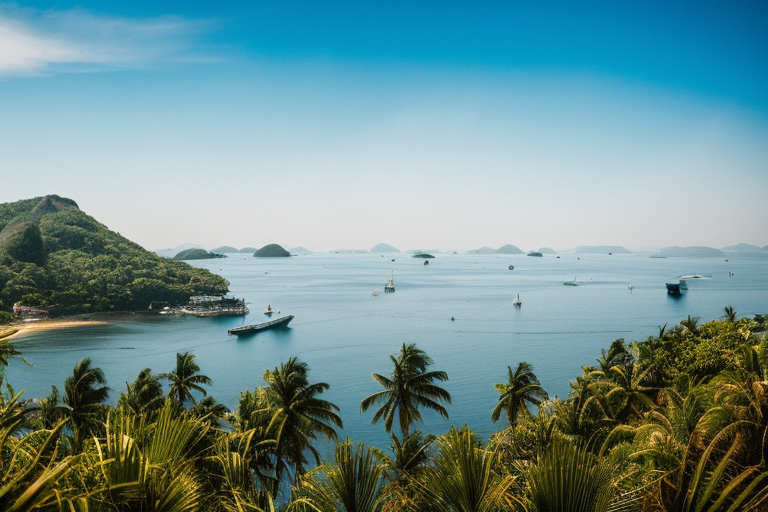
#> input picture assets/gallery/vigilante_01_004/png/vigilante_01_004_0003.png, 768 x 512 px, given in place of vigilante_01_004_0000.png, which was not available
$ python video-animation.py
#> lines starting #> are read from the running program, lines starting #| are printed output that depends on the picture
from PIL import Image, ImageDraw
import imageio
import os

def create_frame(depth, layers, initial_frame, folder, collection):
    # Set the dimensions of the final image
#> called with depth = 4, layers = 40, initial_frame = 0, folder = '../assets/gallery/vigilante_01_004', collection = 'vigilante_01_004'
    image_width, image_height = (768 + (layers * depth)), (512 + (layers * depth))

    # Create a blank image
    final_image = Image.new('RGBA', (image_width, image_height), color=(0, 0, 0, 0))
#> final_image: PIL image 928x672 RGBA; every value is 0
    draw = ImageDraw.Draw(final_image)

    # Define the starting position for the first image
    start_x, start_y = 0, 0

    # Create individual frame
    for i in range(layers):

        # Calculate loop
        if i < initial_frame:
            img_index = layers - (initial_frame - i)
        else:
            img_index = i - initial_frame

        # Load the current image
        file_counter  = f'{img_index:04d}'
        file_name     = f'{collection}_{file_counter}.png'
        current_image = Image.open(f'{folder}/png/{file_name}')
#> current_image is the input picture: PIL image 768x512 RGB; mean R, G, B 110.6, 144, 144.6

        # Calculate the position for the current image layer
        position = (start_x + i * depth, start_y + i * depth)

        # Paste the current image onto the final image
        final_image.paste(current_image, position)
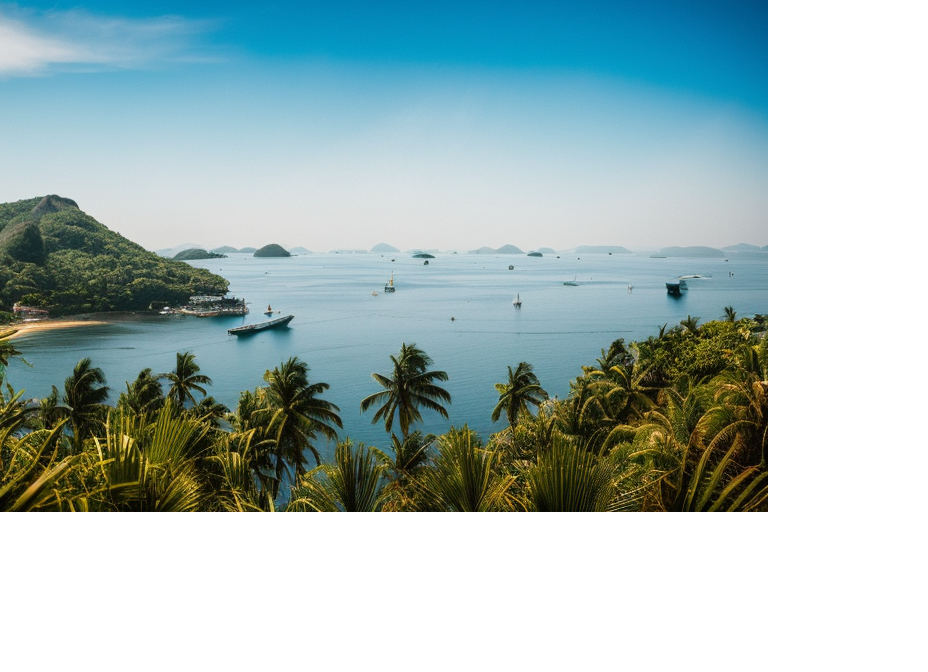
#> final_image: PIL image 928x672 RGBA; mean R, G, B, A 69.7, 90.8, 91.2, 160.8; transparent parts drawn white

    # Save or display the final image
    file_name = f'{folder}/animation/frames/frame_{initial_frame:04d}.png'
    final_image.save(file_name)
    return file_name


def create_video(frames, output_video):
    # Save the frames as a video
    imageio.mimsave(output_video, frames, format='webm', codec='vp9', fps = 10)


depth = 4
layers = 40
frames = []

collection = "vigilante_01_004"
folder = f"../assets/gallery/{collection}"

# Create output folder if it doesn't exist
if not os.path.exists(f"{folder}/animation"):
    os.makedirs(f"{folder}/animation")

if not os.path.exists(f"{folder}/animation/frames"):
    os.makedirs(f"{folder}/animation/frames")

# CREATE INDIVIDUAL FRAMES
for initial_frame in range(40):
#> (the run stopped early here; a loop or call above may not have finished)

$ run again, on assets/gallery/vigilante_01_004/png/vigilante_01_004_0024.png
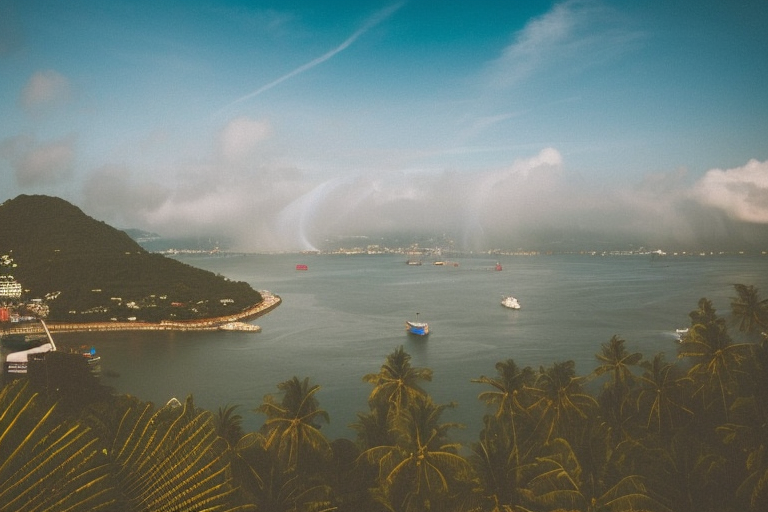
#> input picture assets/gallery/vigilante_01_004/png/vigilante_01_004_0024.png, 768 x 512 px, given in place of vigilante_01_004_0000.png, which was not available
#> in create_frame, current_image is the input picture: PIL image 768x512 RGB; mean R, G, B 110.1, 121.5, 114.7
#> in create_frame, `final_image.paste(current_image, position)`:
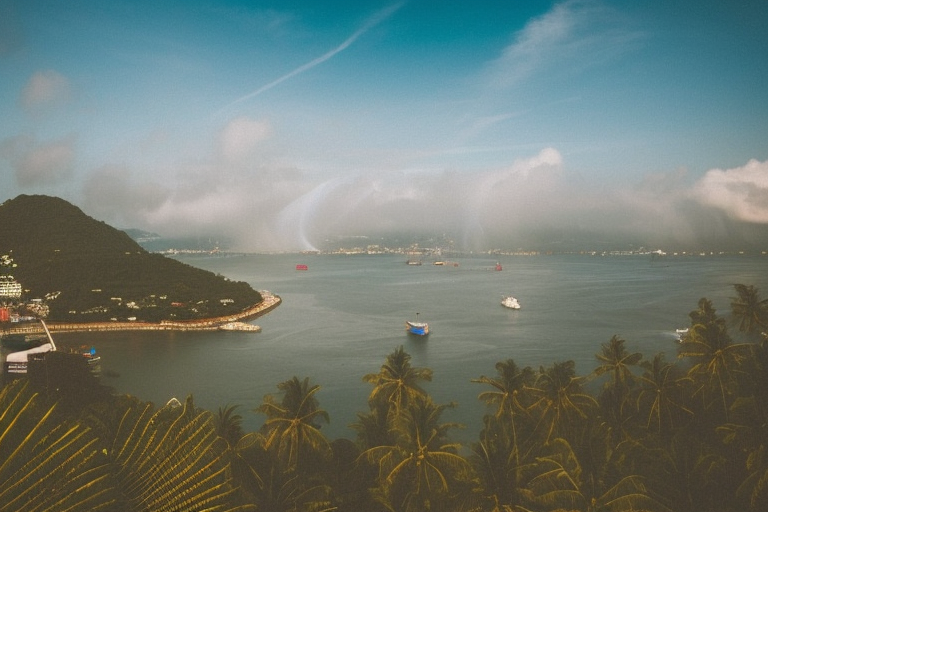
#> final_image: PIL image 928x672 RGBA; mean R, G, B, A 69.4, 76.6, 72.4, 160.8; transparent parts drawn white

$ run again, on assets/gallery/vigilante_01_004/png/vigilante_01_004_0028.png
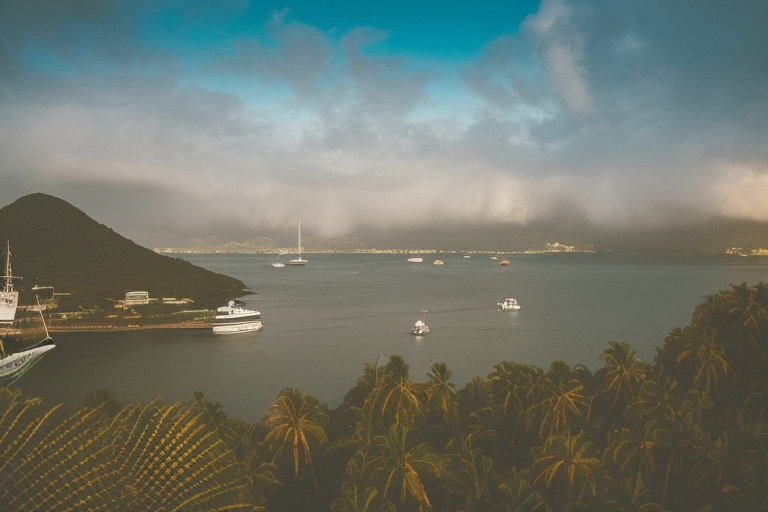
#> input picture assets/gallery/vigilante_01_004/png/vigilante_01_004_0028.png, 768 x 512 px, given in place of vigilante_01_004_0000.png, which was not available
#> in create_frame, current_image is the input picture: PIL image 768x512 RGB; mean R, G, B 109.6, 117, 107.7
#> in create_frame, `final_image.paste(current_image, position)`:
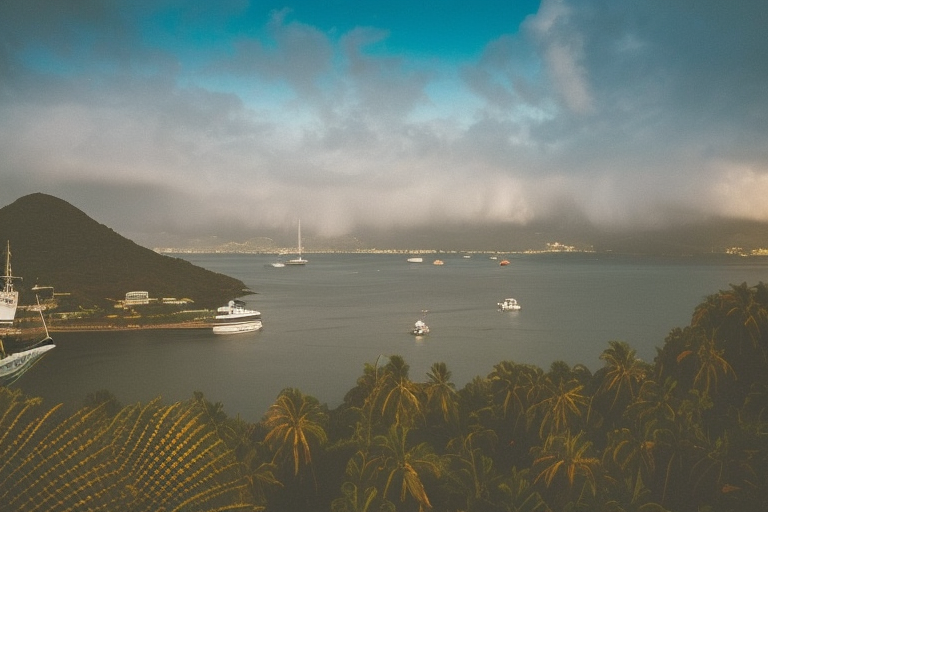
#> final_image: PIL image 928x672 RGBA; mean R, G, B, A 69.1, 73.8, 67.9, 160.8; transparent parts drawn white

$ run again, on assets/gallery/vigilante_01_004/png/vigilante_01_004_0037.png
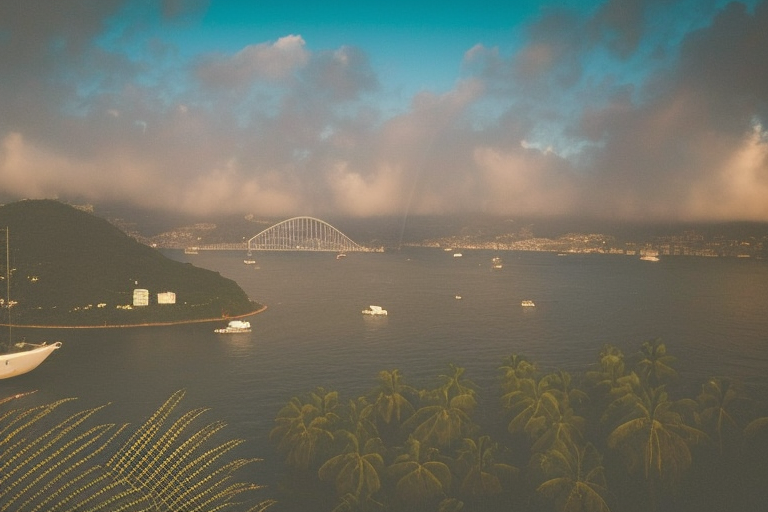
#> input picture assets/gallery/vigilante_01_004/png/vigilante_01_004_0037.png, 768 x 512 px, given in place of vigilante_01_004_0000.png, which was not available
#> in create_frame, current_image is the input picture: PIL image 768x512 RGB; mean R, G, B 111.7, 112.6, 100.6
#> in create_frame, `final_image.paste(current_image, position)`:
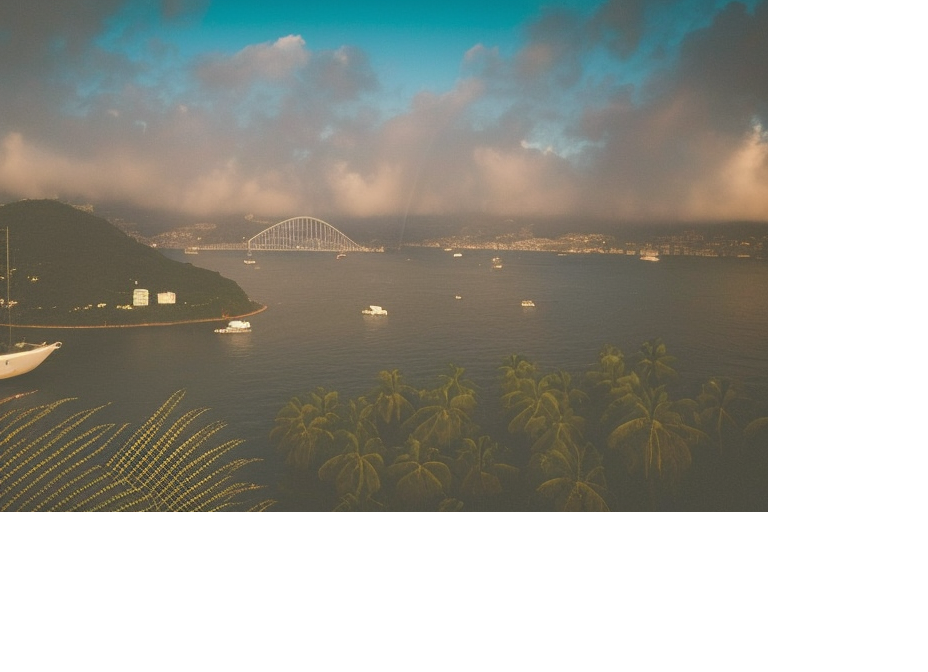
#> final_image: PIL image 928x672 RGBA; mean R, G, B, A 70.5, 71, 63.4, 160.8; transparent parts drawn white
